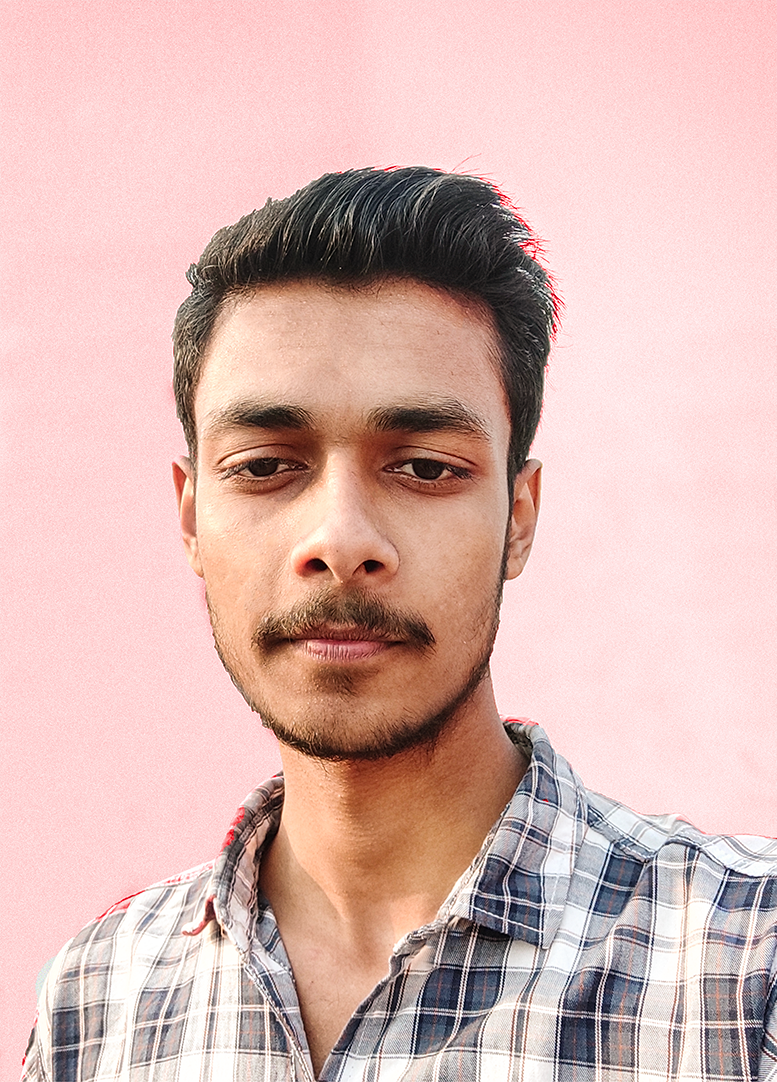
#> input picture pic1.png, 777 x 1082 px
$ python picture-detecction.py
#> lines starting #> are read from the running program, lines starting #| are printed output that depends on the picture; after the words box and inside, x2 and y2 are one past the last pixel; in counts of white or black regions, pixels touching at a corner belong together
import cv2

resized=1
# img_path="1.jpg"
# img_path,resized="pic.png",0
# img_path="picture.jpg"
img_path="pic1.png"


face_cascade= cv2.CascadeClassifier("W:\python\openCV\haar_cascadeclassifire_fontface.xml")

img = cv2.imread(img_path)
#> img is the input picture: shape (1082, 777, 3); mean B, G, R 178, 183, 217.3
gray_img= cv2.cvtColor(img,cv2.COLOR_BGR2GRAY)
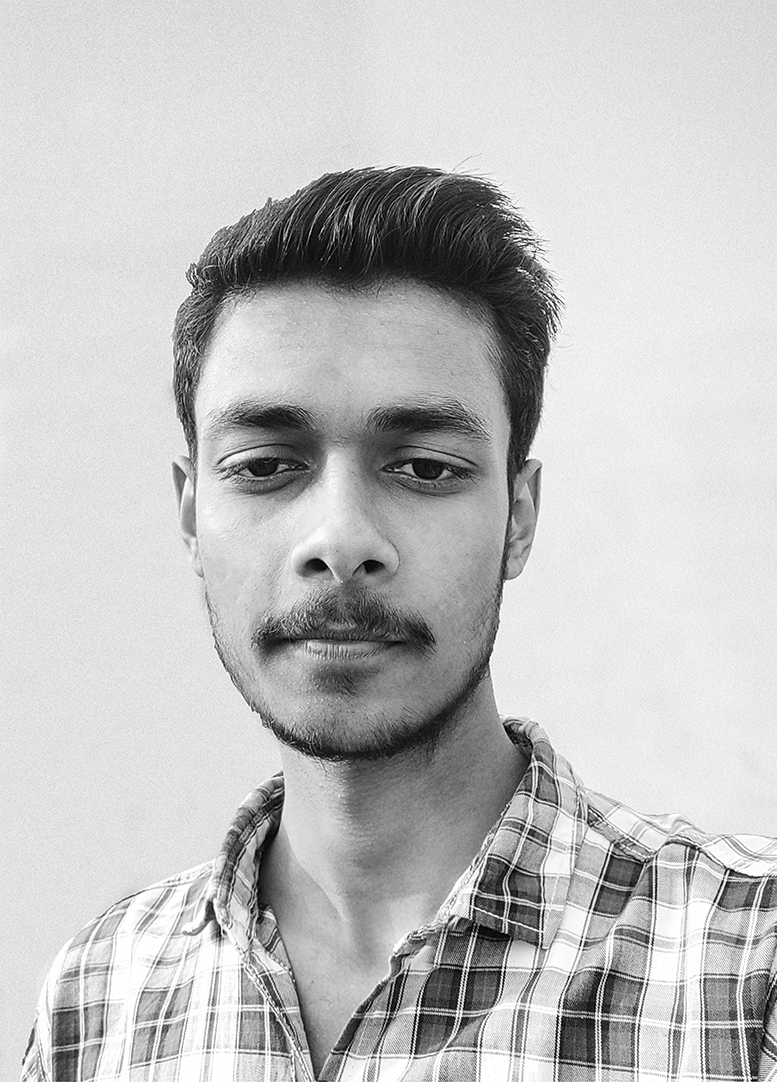
#> gray_img: shape (1082, 777); min 0, max 255, mean 192.7


face= face_cascade.detectMultiScale(gray_img,scaleFactor=1.05,minNeighbors=10)
#> face = [[109, 274, 479, 479]]
for x,y,w,h in face:
    img = cv2.rectangle(img,(x,y),(x+w,y+h),(0,255,0),5)
#> this loop made 1 pass
#> pass 1, `img = cv2.rectangle(img,(x,y),(x+w,y+h),(0,255,0),5)`:
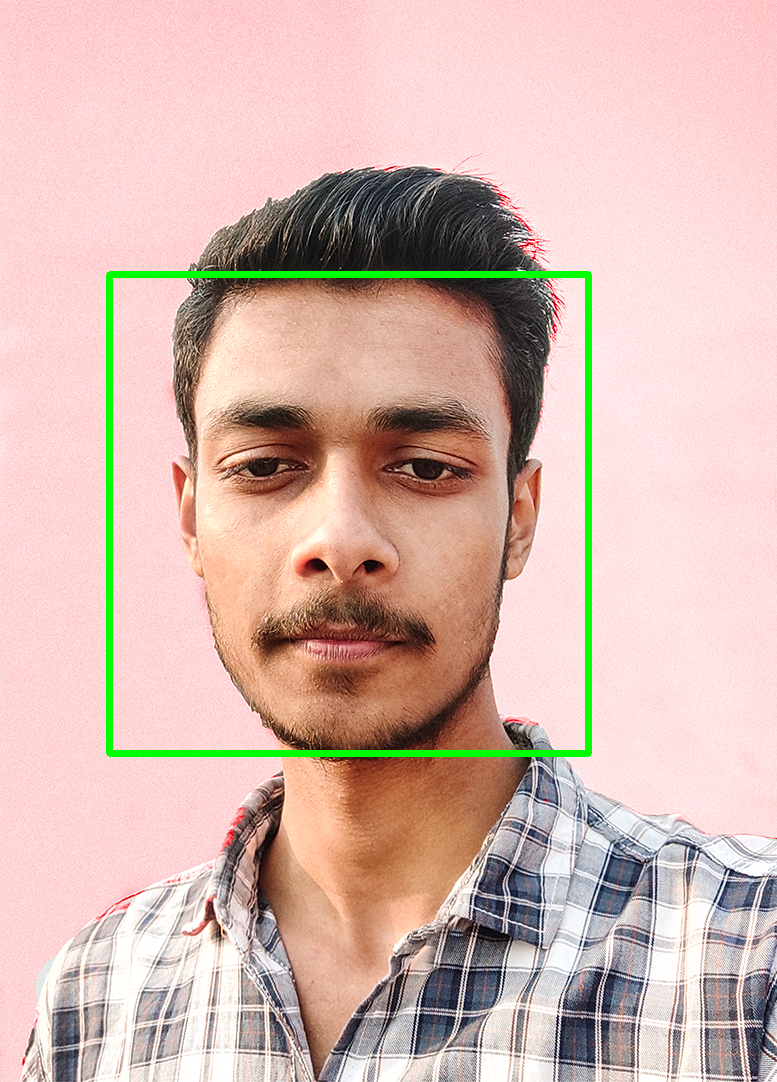
#> img: shape (1082, 777, 3); 1.59% of pixels changed, all inside (x1, y1, x2, y2) = (106, 271, 592, 757)
# print(face)

resized_img= cv2.resize(img,(int(img.shape[1]/2),int(img.shape[0]/2)))
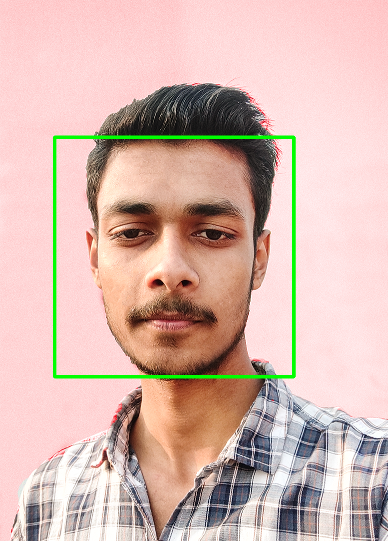
#> resized_img: shape (541, 388, 3); mean B, G, R 175.3, 184.4, 214.1

if resized == 0:
    cv2.imshow("Pic Window",img)
else:
    cv2.imshow("Pic Window",resized_img)

cv2.waitKey(0)
cv2.destroyAllWindows()
print("-"*15+"Execution Done"+"-"*15)

$ run again, with pic.png copied over pic1.png
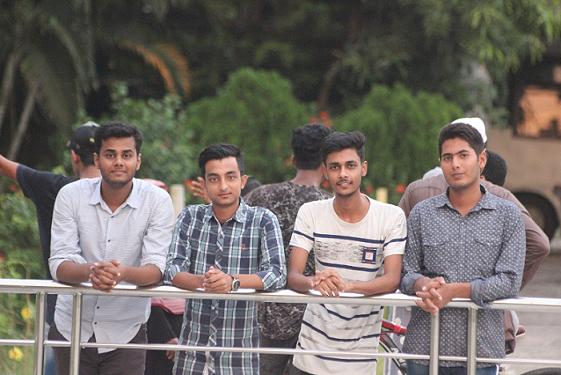
#> input picture pic.png, 561 x 375 px
#> img is the input picture: shape (375, 561, 3); mean B, G, R 102.6, 108.5, 114.3
#> face = [[433, 137, 48, 48], [93, 134, 52, 52], [318, 147, 51, 51], [196, 157, 55, 55]]
#> the loop `for x,y,w,h in face:` made 4 passes
#> after the loop `for x,y,w,h in face:`:
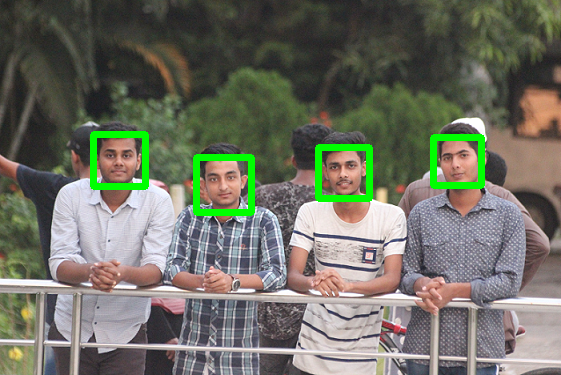
#> img: shape (375, 561, 3); mean B, G, R 100, 112.6, 111.2
#> `resized_img= cv2.resize(img,(int(img.shape[1]/2),int(img.shape[0]/2)))`:
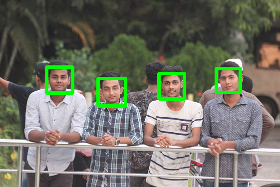
#> resized_img: shape (187, 280, 3); mean B, G, R 99.9, 112.4, 111.1
